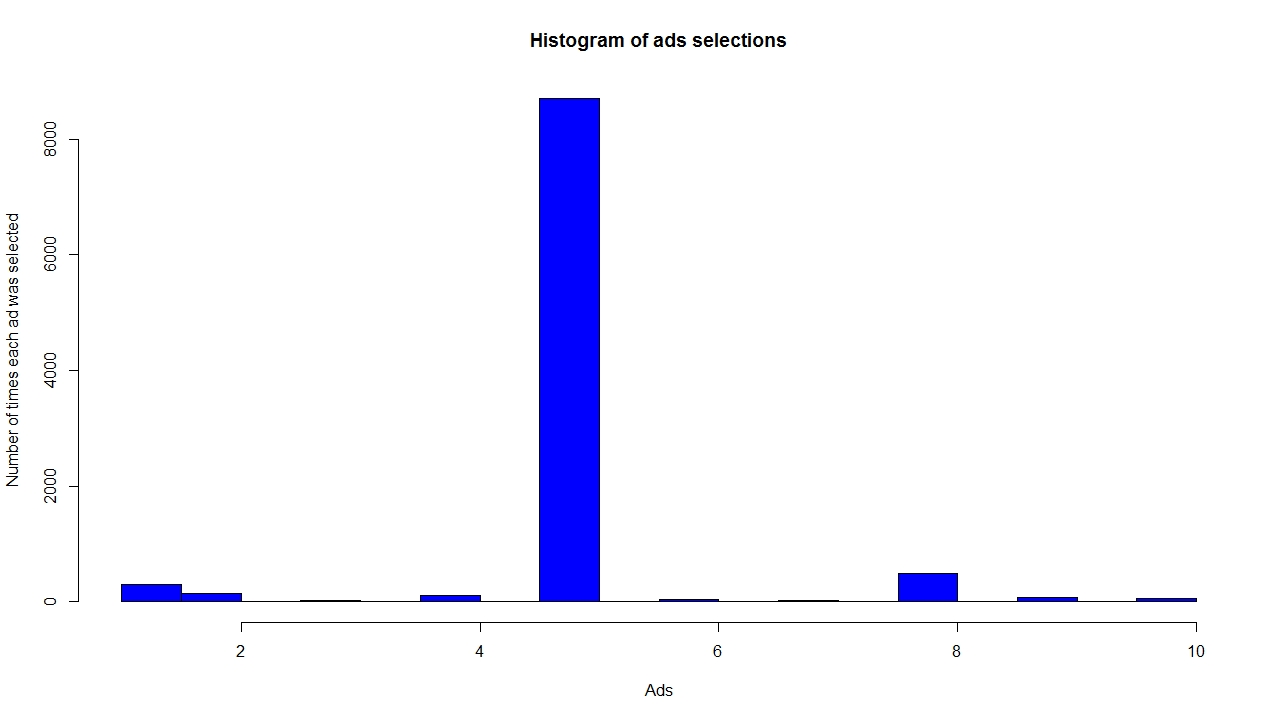

Here is the R script that generated this plot:
# Thompson Sampling

#Setting working directory
getwd()
setwd('E:/Pranav/Portfolio/Github/Machine Learning/Reinforcement Learning/Thompson Sampling')

#Importing the dataset
dataset = read.csv('Ads_CTR_Optimisation.csv')

#Exploring the dataset
head(dataset)
tail(dataset)
nrow(dataset)
ncol(dataset)
str(dataset)
summary(dataset)

#Implementing Thompson Sampling
N = 10000
d = 10
ads_selected = integer(0)
numbers_of_rewards_1 = integer(d)
numbers_of_rewards_0 = integer(d)
total_reward = 0
for (n in 1:N) {
  ad = 0
  max_random = 0
  for (i in 1:d) {
    random_beta = rbeta(n = 1,
                        shape1 = numbers_of_rewards_1[i] + 1,
                        shape2 = numbers_of_rewards_0[i] + 1)
    if (random_beta > max_random) {
      max_random = random_beta
      ad = i
    }
  }
  ads_selected = append(ads_selected, ad)
  reward = dataset[n, ad]
  if (reward == 1) {
    numbers_of_rewards_1[ad] = numbers_of_rewards_1[ad] + 1
  } else {
    numbers_of_rewards_0[ad] = numbers_of_rewards_0[ad] + 1
  }
  total_reward = total_reward + reward
}

#Checking total reward
total_reward

#Visualising the results for best performing ad
hist(ads_selected,
     col = 'blue',
     main = 'Histogram of ads selections',
     xlab = 'Ads',
     ylab = 'Number of times each ad was selected')
